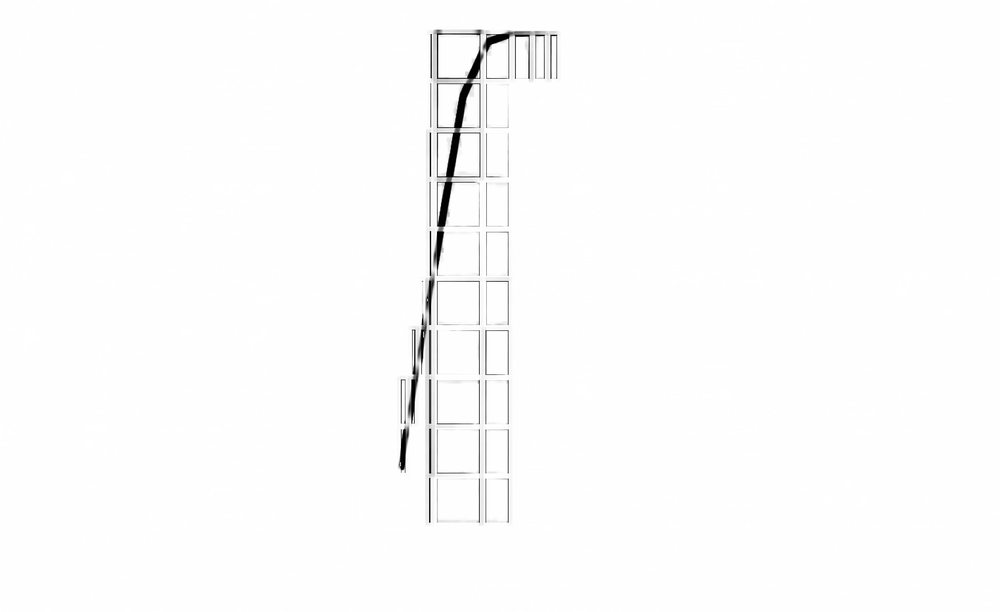
#> input picture 57076669-filter-grid-lines/1.png, 1000 x 612 px, shrunk from 1524 x 932 before the run
$ python filter_grid_lines.py
#> lines starting #> are read from the running program, lines starting #| are printed output that depends on the picture; after the words box and inside, x2 and y2 are one past the last pixel; in counts of white or black regions, pixels touching at a corner belong together
import cv2
import numpy as np

image = cv2.imread('1.png',0)
#> image is the input picture: shape (612, 1000); min 0, max 255, mean 251.8
blur = cv2.GaussianBlur(image, (5,5), 0)
thresh = cv2.threshold(blur, 130, 255, cv2.THRESH_BINARY_INV)[1]
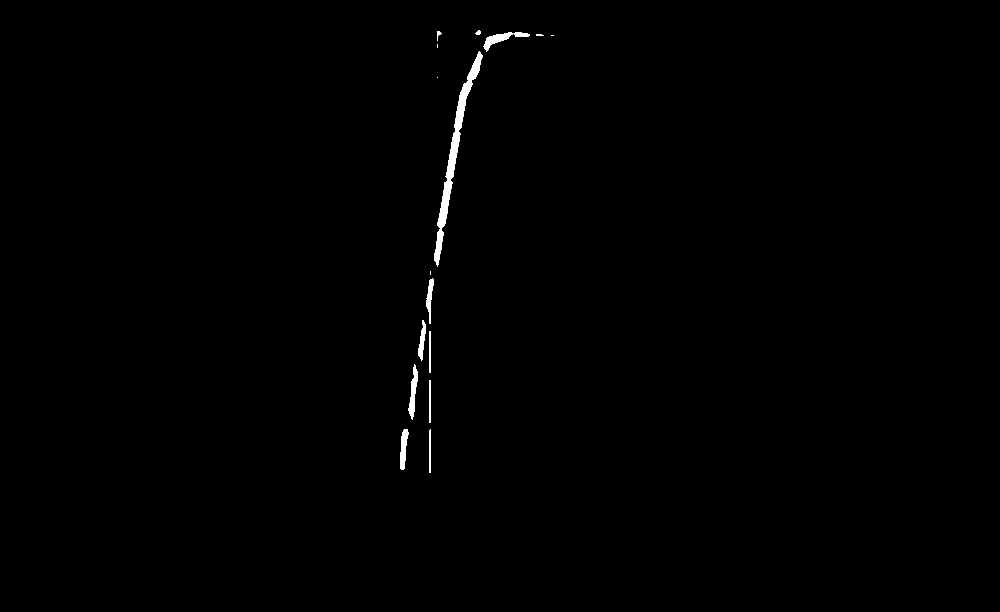
#> thresh: shape (612, 1000); 0.5% white; 16 white regions (5 under 20 px), largest, box (x1, y1, x2, y2) and area: (434, 51, 483, 267) 1559, (483, 32, 530, 52) 299, (408, 364, 418, 420) 265

vertical_kernel = cv2.getStructuringElement(cv2.MORPH_RECT, (1,5))
horizontal_kernel = cv2.getStructuringElement(cv2.MORPH_RECT, (5,1))
remove_horizontal = cv2.morphologyEx(thresh, cv2.MORPH_OPEN, vertical_kernel)
#> remove_horizontal: shape (612, 1000); 0.48% white; 12 white regions (2 under 20 px), largest, box (x1, y1, x2, y2) and area: (434, 51, 482, 267) 1533, (409, 364, 418, 420) 262, (400, 429, 408, 470) 228
remove_vertical = cv2.morphologyEx(remove_horizontal, cv2.MORPH_OPEN, horizontal_kernel)
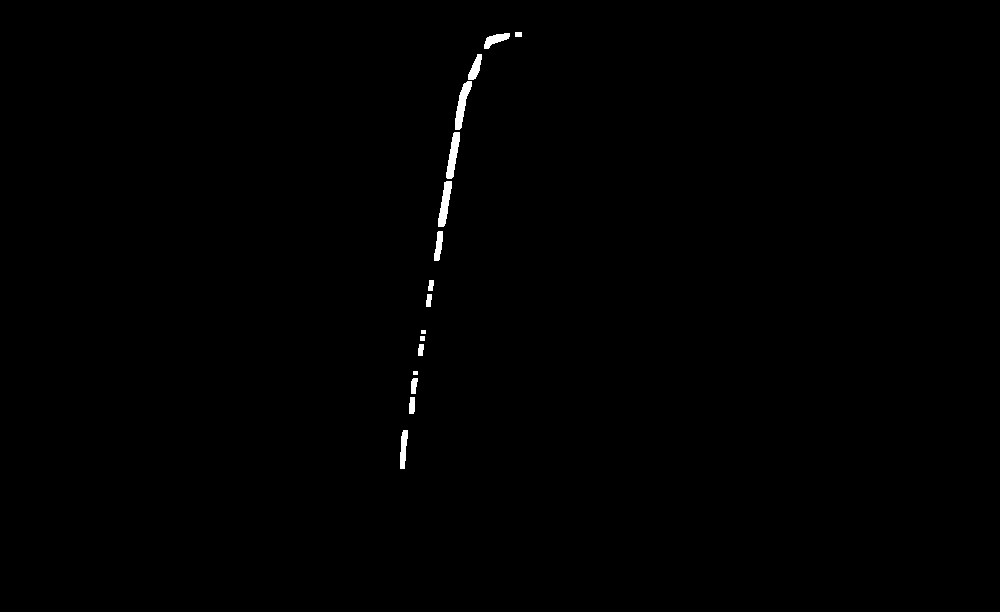
#> remove_vertical: shape (612, 1000); 0.39% white; 16 white regions

cnts = cv2.findContours(remove_vertical, cv2.RETR_EXTERNAL, cv2.CHAIN_APPROX_SIMPLE)
#> cnts = 16 contours, 3 with area under 20; largest, box (x1, y1, x2, y2) and area: (455, 81, 472, 130) 330, (438, 181, 452, 227) 306, (446, 132, 460, 179) 306, (484, 33, 510, 49) 180, (400, 430, 408, 469) 178
cnts = cnts[0] if len(cnts) == 2 else cnts[1]

mask = np.ones(image.shape, dtype=np.uint8)
for c in cnts:
    area = cv2.contourArea(c)
    if area > 50:
        cv2.drawContours(mask, [c], -1, (255,255,255), -1)
#> this loop made 16 passes
#> area on passes 1, 2, 3, 5, 8, 9, 10, 11, 12, 13, 14, 15: 178, 73, 69, 46, 48, 40, 147, 305.5, 305.5, 330.5, 169, 180.5
#> (c, area) on pass 16: ([[515, 32], [515, 36], [521, 36], [521, 32]], 24)
#> mask: shape (612, 1000); values 1 (black) and 255 (white), 0.34% white; 9 white regions, largest, box (x1, y1, x2, y2) and area: (455, 81, 472, 130) 384, (446, 132, 460, 179) 357, (438, 181, 452, 227) 357

kernel = cv2.getStructuringElement(cv2.MORPH_ELLIPSE, (3,3))
#> kernel = [[0, 1, 0], [1, 1, 1], [0, 1, 0]]
mask = cv2.dilate(mask, kernel, iterations=1)
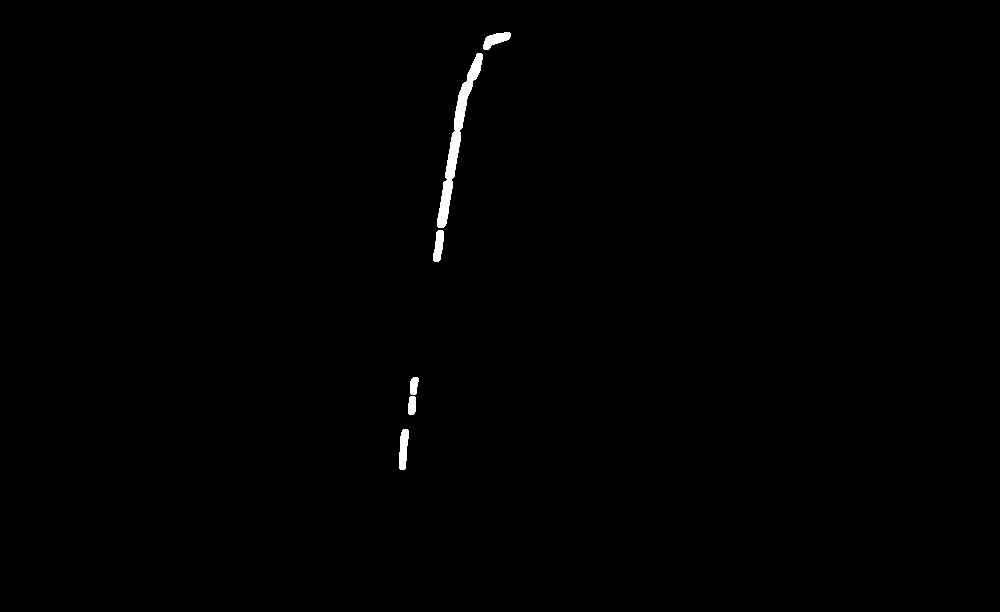
#> mask: shape (612, 1000); values 1 (black) and 255 (white), 0.46% white; 6 white regions, box (x1, y1, x2, y2) and area: (437, 53, 483, 228) 1677, (399, 429, 409, 470) 309, (483, 32, 511, 50) 280, (433, 230, 444, 262) 251, (408, 396, 416, 415) 138, (410, 377, 419, 395) 131
image = 255 - image
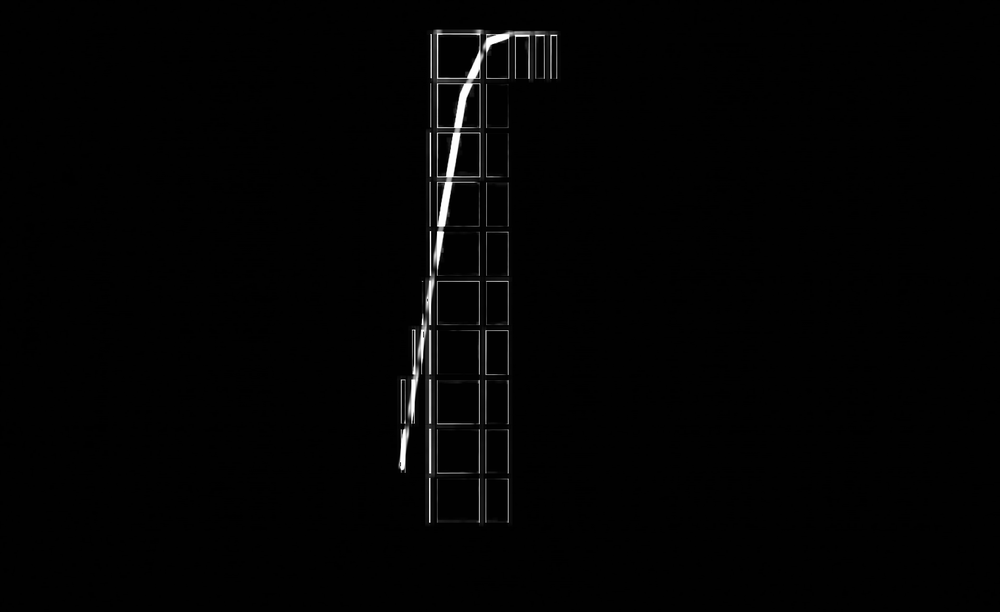
#> image: shape (612, 1000); min 0, max 255, mean 3.2
result = 255 - cv2.bitwise_and(mask, image)
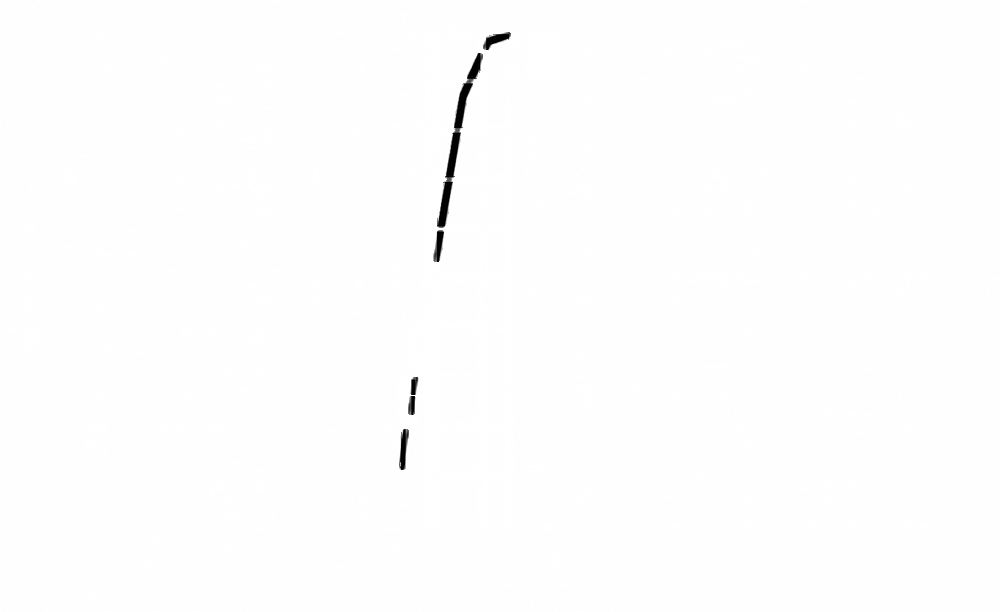
#> result: shape (612, 1000); min 0, max 255, mean 253.3

cv2.imshow('result', result)
cv2.imwrite('result.png', result)
cv2.imshow('mask', mask)
cv2.waitKey(0)
